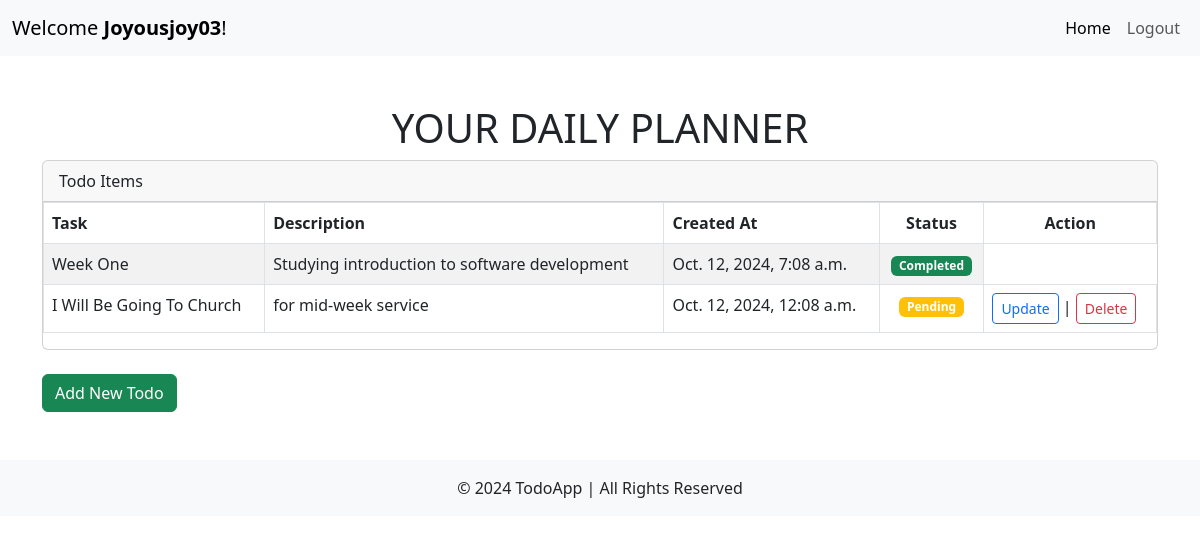
Screenshot of / (signed in) with the database file from the repository.
### todo/models.py (models this page shows, shortened)
class Todo(models.Model):
    STATUS_CHOICES = (
        ('Pending', 'Pending'),
        ('In Progress', 'In Progress'),
        ('Completed', 'Completed')
    )
    user = models.ForeignKey(Profile, related_name='todos', on_delete=models.CASCADE)
    title = models.CharField(max_length=150)
    description = models.TextField()
    is_completed = models.BooleanField(default=False)
    status = models.CharField(max_length=150, choices=STATUS_CHOICES, default='Pending', blank=True, null=True)
    created_at = models.DateTimeField(auto_now_add=True, blank=True, null=True)
    updated_at = models.DateTimeField(auto_now=True, blank=True, null=True)

### todo/views.py (the view)
# urls.py: path('', views.index, name='index'),
def index(request):
    todos = Todo.objects.order_by('-updated_at')
    context = {'todos':todos}
    return render(request, 'todo/index.html', context)

### todo/templates/todo/index.html (shortened to what this page needs)
{% extends "todo/base.html" %}
{% block content %}
<h1 class="text-center">YOUR DAILY PLANNER</h1>
<div class="card">
    <div class="card-header">
        Todo Items
    </div>
    <div class="table-responsive">
        <table class="table table-striped table-bordered">
            <thead class="">
                <tr>
                    <th scope="col">Task</th>
                    <th scope="col">Description</th>
                    <th scope="col">Created At</th>
                    <th scope="col" class="text-center">Status</th>
                    <th scope="col" class="text-center">Action</th>
                </tr>
            </thead>
            <tbody>
                {% for todo in todos %}
                <tr>
                    <td>{{ todo.title|title }}</td>
                    <td>{{ todo.description }}</td>
                    <td>{{ todo.created_at }}</td>
                    <td class="text-center">
                        {% if todo.status == 'Pending' %}
                        <span class="badge bg-warning">{{ todo.status }}</span>
                        {% elif todo.status == 'In Progress' %}
                        <span class="badge bg-primary">{{ todo.status }}</span>
                        {% elif todo.status == 'Completed' %}
                        <span class="badge bg-success">{{ todo.status }}</span>
                        {% endif %}
                    </td>
                    {% if request.user == todo.user.created_by %}
                    <td>
                        <a class="btn btn-outline-primary btn-sm" href="{% url 'update_todo' todo.id %}">Update</a> |
                        <a class="btn btn-outline-danger btn-sm" href="{% url 'delete_todo' todo.id %}">Delete</a>
                    </td>
                    {% endif %}
                </tr>
                {% empty %}
                <tr>
                    <td colspan="2" class="text-center">No todos available</td>
                </tr>
                {% endfor %}
            </tbody>
        </table>
    </div>
</div>
{% if request.user.is_authenticated %}
<div class="mt-4">
    <a href="{% url 'add_todo' %}" class="btn btn-success">Add New Todo</a>
</div>
{% endif %}
{% endblock %}

### todo/templates/todo/base.html (shortened to what this page needs)
<!DOCTYPE html>
<html lang="en">
<head>
    <link href="https://cdn.jsdelivr.net/npm/bootstrap@5.3.0-alpha1/dist/css/bootstrap.min.css" rel="stylesheet">
</head>
<body>
    <nav class="navbar navbar-expand-lg navbar-light bg-light">
        <div class="container-fluid">
            <a class="navbar-brand" href="/">Welcome <strong>{{ request.user|title }}</strong>!</a>
            <div class="collapse navbar-collapse" id="navbarNav">
                <ul class="navbar-nav ms-auto">
                    <li class="nav-item">
                        <a class="nav-link active" aria-current="page" href="{% url 'index' %}">Home</a>
                    </li>
                    {% if user.is_authenticated %}
                    <li class="nav-item">
                        <a class="nav-link" href="{% url 'logout' %}">Logout</a>
                    </li>
                    {% else %}
                    <li class="nav-item">
                        <a class="nav-link" href="{% url 'login' %}">Login</a>
                    </li>
                    {% endif %}
                </ul>
            </div>
        </div>
    </nav>
    <div class="container mt-5">
        {% block content %}
        {% endblock %}
    </div>
    <footer class="bg-light text-center text-lg-start mt-5">
        <div class="text-center p-3 bg-light">
            © 2024 TodoApp | All Rights Reserved
        </div>
    </footer>
</body>
</html>

### rows the page displays
Todo: title "Week One", description "Studying introduction to software development", created_at "Oct. 12, 2024, 7:08 a.m.", status "Completed"
Todo: title "I Will Be Going To Church", description "for mid-week service", created_at "Oct. 12, 2024, 12:08 a.m.", status "Pending", shows "Update"

### other values shown
{{ request.user|title }} "Joyousjoy03"
